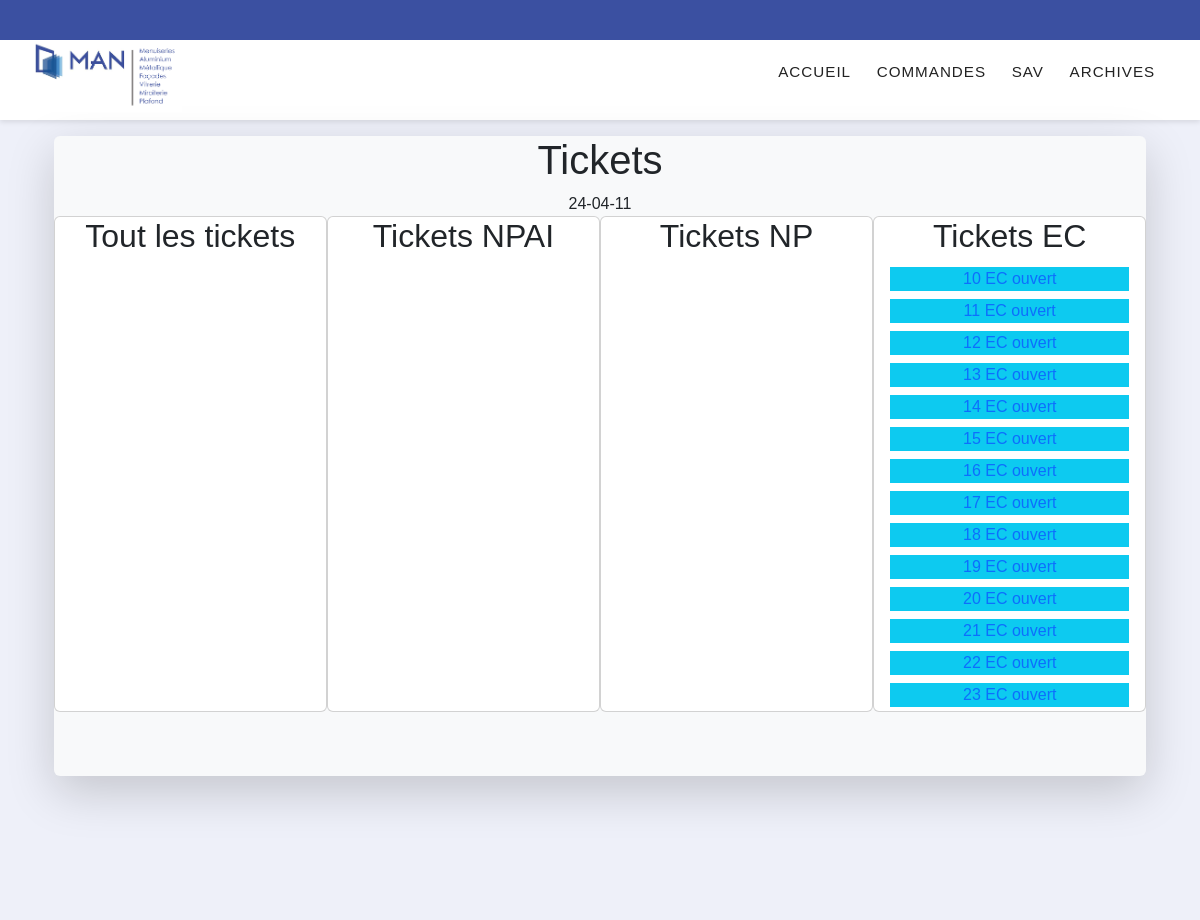
The page /controler/tickets.php?action=allTickets on the database its author committed.
### tables this page shows
CREATE TABLE `ticket` (
  `NUM_TICKET` int(11) NOT NULL,
  `CODE_TICKET` varchar(255) DEFAULT NULL,
  `NUM_COMMANDE` int(11) DEFAULT NULL,
  `CODE_ARTICLE` int(11) DEFAULT NULL,
  `STATUT_TICKET` varchar(20) DEFAULT NULL,
  `id_technicien` int(11) DEFAULT NULL,
  `QUANTITE_CONCERNEE` int(11) NOT NULL
);

### model/modele.tickets.php (called while the page is built, shortened)
<?php
    function getTicketEC() {
        $bdd = getBdd();
        $sql = "SELECT * FROM TICKET WHERE CODE_TICKET LIKE 'EC'";
        $curseur = $bdd->query($sql);
        $resultat = $curseur->fetchAll(PDO::FETCH_ASSOC);
        return $resultat;
    }
?>

### Vues/affichageRes/vue_allTickets.php (the view, shortened to what this page needs)
<div class="container col-11 shadow-lg text-center rounded bg-light" style='max-height: 80vh'>
    <h1>Tickets</h1>
    <?php $date = date('y-m-d'); echo $date?>
    <div class='row justify-content-around'>
        <div class="col-12 col-md-6 col-lg-3 card car-body rounded text-center mb-3">
            <h2>Tout les tickets</h2>
        </div>
        <div class="col-12 col-md-6 col-lg-3 card car-body rounded text-center mb-3">
            <h2>Tickets NPAI</h2>
        </div>
        <div class="col-12 col-md-6 col-lg-3 card car-body rounded text-center mb-3">
            <h2>Tickets NP</h2>
        </div>
        <div class="col-12 col-md-6 col-lg-3 card car-body rounded text-center mb-3">
            <h2>Tickets EC</h2>
            <?php foreach($ticketEC as $ticket) { ?>
                <div class='bg-info m-1'>
                    <a href="">
                        <?=$ticket['NUM_TICKET']?>
                        <?=$ticket['CODE_TICKET']?>
                        <?=$ticket['STATUT_TICKET']?>
                    </a>
                </div>
            <?php }?>
        </div>
    </div>
</div>

### style/gabarit.css (style rules this page uses)
:root { --clr-bg-header: #3b50a1; --clr-btn: #3b50a1; --clr-nav-hover: #2842ab; --clr-light: #fafafa; }
* { padding: 0; margin: 0; }
a { text-decoration: none; }

### rows shown on the page
ticket: NUM_TICKET "10", CODE_TICKET "EC", STATUT_TICKET "ouvert"
ticket: NUM_TICKET "11", CODE_TICKET "EC", STATUT_TICKET "ouvert"
ticket: NUM_TICKET "12", CODE_TICKET "EC", STATUT_TICKET "ouvert"
ticket: NUM_TICKET "13", CODE_TICKET "EC", STATUT_TICKET "ouvert"
ticket: NUM_TICKET "14", CODE_TICKET "EC", STATUT_TICKET "ouvert"
ticket: NUM_TICKET "15", CODE_TICKET "EC", STATUT_TICKET "ouvert"
ticket: NUM_TICKET "16", CODE_TICKET "EC", STATUT_TICKET "ouvert"
ticket: NUM_TICKET "17", CODE_TICKET "EC", STATUT_TICKET "ouvert"
ticket: NUM_TICKET "18", CODE_TICKET "EC", STATUT_TICKET "ouvert"
ticket: NUM_TICKET "19", CODE_TICKET "EC", STATUT_TICKET "ouvert"
ticket: NUM_TICKET "20", CODE_TICKET "EC", STATUT_TICKET "ouvert"
ticket: NUM_TICKET "21", CODE_TICKET "EC", STATUT_TICKET "ouvert"
ticket: NUM_TICKET "22", CODE_TICKET "EC", STATUT_TICKET "ouvert"
ticket: NUM_TICKET "23", CODE_TICKET "EC", STATUT_TICKET "ouvert"
